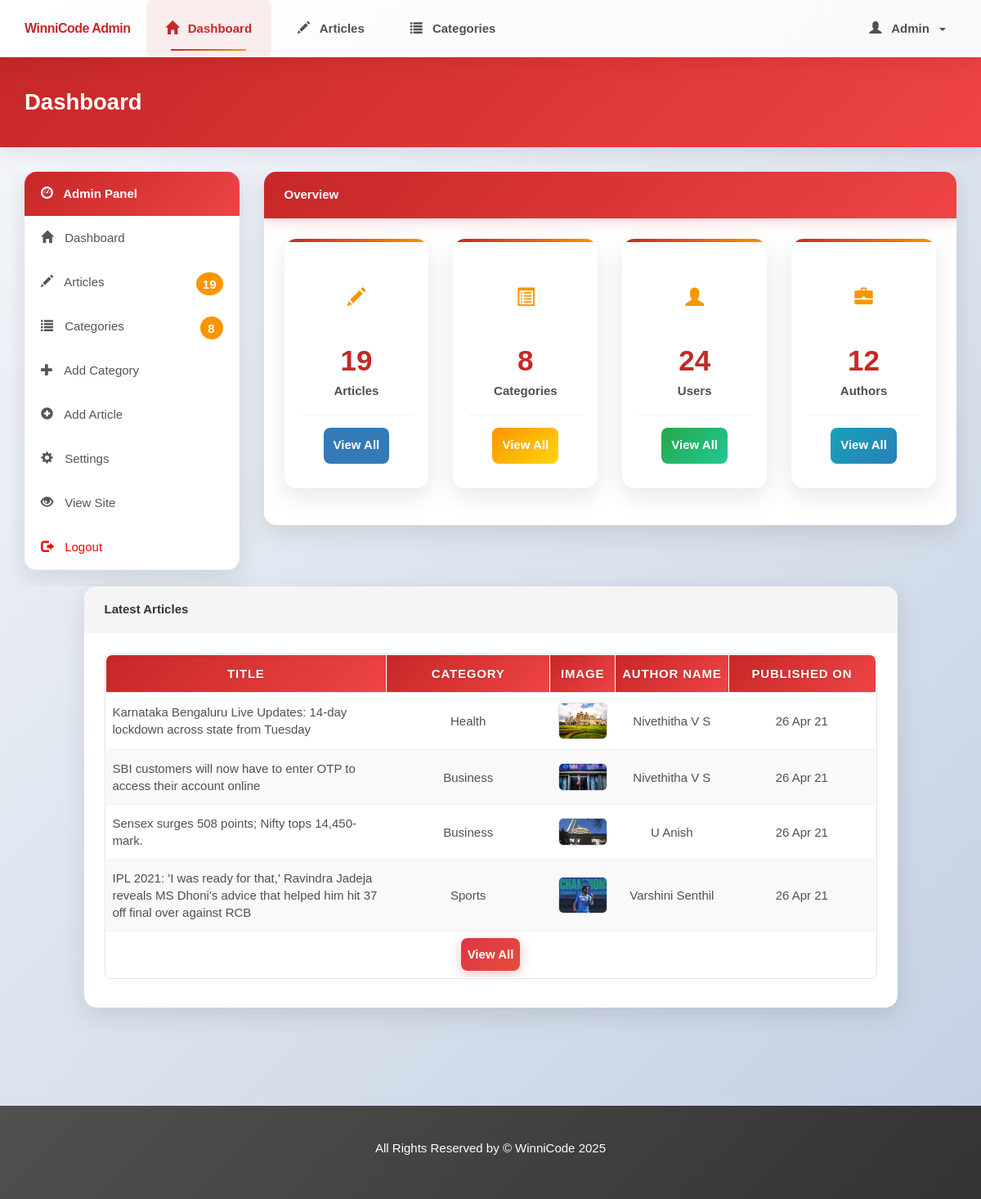
The page /admin/index.php (signed in) on the database its author committed.
### tables this page shows
CREATE TABLE `article` (
  `article_id` int(11) NOT NULL,
  `category_id` int(11) NOT NULL,
  `author_id` int(11) NOT NULL,
  `article_title` varchar(250) NOT NULL,
  `article_image` varchar(200) NOT NULL,
  `article_description` text NOT NULL,
  `article_date` date NOT NULL,
  `article_trend` tinyint(4) NOT NULL,
  `article_active` tinyint(4) NOT NULL
);

CREATE TABLE `category` (
  `category_id` int(11) NOT NULL,
  `category_name` varchar(45) NOT NULL,
  `category_color` varchar(35) NOT NULL,
  `category_image` varchar(250) NOT NULL,
  `category_description` varchar(350) NOT NULL
);

CREATE TABLE `author` (
  `author_id` int(11) NOT NULL,
  `author_name` varchar(35) NOT NULL,
  `author_password` varchar(100) NOT NULL,
  `author_email` varchar(45) NOT NULL
);

### admin/index.php (the view, shortened to what this page needs)
<?php
require('./includes/nav.inc.php');
?>
<section id="main">
  <div class="container">
    <div class="row">
      <?php
      $user_sql = "SELECT COUNT(user_id)
                        AS no_of_users
                        FROM user";
      $user_result = mysqli_query($con, $user_sql);
      $user_data = mysqli_fetch_assoc($user_result);
      $no_of_users = $user_data['no_of_users'];
      require('./includes/quick-links.inc.php');
      ?>
      <div class="col-md-9">
        <div class="panel panel-default">
          <div class="panel-heading main-color-bg">
            <h3 class="panel-title">Overview</h3>
          </div>
          <div class="panel-body" style="padding: 2.5rem;">
            <div class="row">
              <div class="col-md-3">
                <div class="dash-box">
                  <div class="dash-icon" style="color: var(--primary-color);">
                    <span class="glyphicon glyphicon-pencil"></span>
                  </div>
                  <h2><?php echo $no_of_articles; ?></h2>
                  <h4>Articles</h4>
                  <div class="dash-footer">
                    <a href="./articles.php" class="btn btn-sm btn-primary">View All</a>
                  </div>
                </div>
              </div>
              <div class="col-md-3">
                <div class="dash-box">
                  <div class="dash-icon" style="color: var(--secondary-color);">
                    <span class="glyphicon glyphicon-list-alt" aria-hidden="true"></span>
                  </div>
                  <h2><?php echo $no_of_categories; ?></h2>
                  <h4>Categories</h4>
                  <div class="dash-footer">
                    <a href="./categories.php" class="btn btn-sm btn-warning">View All</a>
                  </div>
                </div>
              </div>
              <div class="col-md-3">
                <div class="dash-box">
                  <div class="dash-icon" style="color: var(--tag-green-color);">
                    <span class="glyphicon glyphicon-user"></span>
                  </div>
                  <h2><?php echo $no_of_users; ?></h2>
                  <h4>Users</h4>
                  <div class="dash-footer">
                    <a href="./users.php" class="btn btn-sm btn-success">View All</a>
                  </div>
                </div>
              </div>
              <div class="col-md-3">
                <div class="dash-box">
                  <div class="dash-icon" style="color: var(--tag-blue-color);">
                    <span class="glyphicon glyphicon-briefcase"></span>
                  </div>
                  <h2>
                    <?php
                    $author_sql = "SELECT COUNT(author_id) AS no_of_authors FROM author";
                    $author_result = mysqli_query($con, $author_sql);
                    $author_data = mysqli_fetch_assoc($author_result);
                    echo $author_data['no_of_authors'];
                    ?>
                  </h2>
                  <h4>Authors</h4>
                  <div class="dash-footer">
                    <a href="./authors.php" class="btn btn-sm btn-info">View All</a>
                  </div>
                </div>
              </div>
            </div>
          </div>
        </div>
      </div>
    </div>
  </div>
  <div class="row">
    <?php
    $sql = "SELECT article.article_title,
                article.article_date,
                article.article_image,
                category.category_name,
                author.author_name
                FROM article, category, author
                WHERE article.category_id = category.category_id
                AND article.author_id  = author.author_id
                ORDER BY article_date DESC
                LIMIT 4";
    $result = mysqli_query($con, $sql);
    $row = mysqli_num_rows($result);
    ?>
    <div class="col-md-10" style="float: none; margin: 0 auto;">
      <div class="panel panel-default">
        <div class="panel-heading">
          <h4 class="panel-title">Latest Articles</h4>
        </div>
        <div class="panel-body">
          <div class="table-responsive">
            <table class="table table-striped article-list table-hover">
              <tr>
                <th>Title</th>
                <th>Category</th>
                <th>Image</th>
                <th>Author Name</th>
                <th>Published On</th>
              </tr>
              <?php
              if ($row > 0) {
                while ($data = mysqli_fetch_assoc($result)) {
                  $category_name = $data['category_name'];
                  $author_name = $data['author_name'];
                  $article_title = $data['article_title'];
                  $article_image = $data['article_image'];
                  $article_date = $data['article_date'];
                  $article_date = date("d M y", strtotime($article_date));
                  echo '
                      <tr>
                        <td>
                          ' . $article_title . '
                        </td>
                        <td>
                          ' . $category_name . '
                        </td>
                        <td>
                          <img src="../assets/images/articles/' . $article_image . '" />
                        </td>
                        <td>
                          ' . $author_name . '
                        </td>
                        <td>
                          ' . $article_date . '
                        </td>
                      </tr>
                    ';
                }
                echo '
                    <tr>
                      <td colspan="5" align="center" style="padding-top: 2rem;">
                        <a href="./articles.php" class="btn btn-danger ">View All</a>
                      </td>
                    </tr>
                  ';
              }
              ?>
            </table>
          </div>
        </div>
      </div>
    </div>
  </div>
</section>
<?php
require('./includes/footer.inc.php')
  ?>

### assets/css/partials/4-component.css (style rules this page uses)
.container { width: 100%; padding-right: 15px; padding-left: 15px; margin-right: auto; margin-left: auto; max-width: 100%; overflow-x: hidden; word-wrap: break-word; overflow-wrap: break-word; }
.btn { display: inline-block; border: none; background: var(--dark-color); color: #fff; text-decoration: none; font-family: var(--ff-nunito); padding: 0.5rem 0.75rem; border-radius: var(--border-radius); transition: all 200ms ease-in-out; }
.btn-primary { background: var(--primary-color); }

### assets/css/partials/1-variables.css (style rules this page uses)
:root { --primary-color: #c72727; --secondary-color: #f99500; --light-color: #f1f1f1; --dark-color: #50514f; --black-color: #333333; --tag-trend-color: #fa163f; --tag-yellow-color: #ffbe0b; --tag-purple-color: #8338ec; --tag-blue-color: #3a86ff; --tag-green-color: #00ff73; --tag-orange-color: #ef4339; --tag-pink-color: #ff0a54; --tag-brown-color: #663f3f; --hover-color: #ee4444; --active-color: #b90615; --ts-xs: 0.625rem; --ts-vs: 0.75rem; --ts-sml: 1rem; --ts-md: 1.25rem; --ts-lg: 1.5rem; --hs-vs: 1.6rem; --hs-sml: 2.25rem; --hs-md: 2.75rem; --hs-lg: 3.5rem; --ff-monts: "Montserrat", sans-serif; --ff-nunito: "Nunito Sans", sans-serif; --ff-noto: "Noto Serif", serif; --ff-robo: "Roboto", sans-serif; --border-radius: 5px; --space-xs: 0.5rem; --space-sm: 1rem; --space-md: 1.5rem; --space-lg: 2rem; --space-xl: 3rem; --lh-tight: 1.2; --lh-normal: 1.5; --lh-relaxed: 1.7; --lh-loose: 1.8; }

### rows shown on the page
article: article_title "Karnataka Bengaluru Live Updates: 14-day lockdown across state from Tuesday", category.category_name "Health", article_image (picture), author.author_name "Nivethitha V S", article_date "26 Apr 21"
article: article_title "SBI customers will now have to enter OTP to access their account online", category.category_name "Business", article_image (picture), author.author_name "Nivethitha V S", article_date "26 Apr 21"
article: article_title "Sensex surges 508 points; Nifty tops 14,450-mark.", category.category_name "Business", article_image (picture), author.author_name "U Anish", article_date "26 Apr 21"
article: article_title "IPL 2021: 'I was ready for that,' Ravindra Jadeja reveals MS Dhoni's advice that helped him hit 37 off final over against RCB", category.category_name "Sports", article_image (picture), author.author_name "Varshini Senthil", article_date "26 Apr 21"

### other values the page prints
$admin_name "Admin"
$page_title "Dashboard"
$no_of_articles "19"
$no_of_categories "8"
$no_of_users "24"
$author_data['no_of_authors'] "12"
